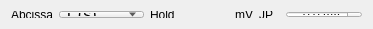
     <widget class="QWidget" name="layoutWidget">
      <property name="geometry">
       <rect>
        <x>5</x>
        <y>285</y>
        <width>373</width>
        <height>29</height>
       </rect>
      </property>
      <layout class="QHBoxLayout" name="horizontalLayout_12">
       <property name="sizeConstraint">
        <enum>QLayout::SetMaximumSize</enum>
       </property>
       <item>
        <layout class="QHBoxLayout" name="horizontalLayout_2">
         <item>
          <widget class="QLabel" name="label_18">
           <property name="text">
            <string>Abcissa</string>
           </property>
          </widget>
         </item>
         <item>
          <widget class="QComboBox" name="PSPReversal_RMPMode">
           <property name="font">
            <font>
             <pointsize>12</pointsize>
            </font>
           </property>
           <item>
            <property name="text">
             <string>T (s)</string>
            </property>
           </item>
           <item>
            <property name="text">
             <string>I (pA)</string>
            </property>
           </item>
           <item>
            <property name="text">
             <string>Sp (#/s)</string>
            </property>
           </item>
          </widget>
         </item>
        </layout>
       </item>
       <item>
        <layout class="QHBoxLayout" name="horizontalLayout_10">
         <item>
          <widget class="QLabel" name="label_5">
           <property name="text">
            <string>Hold</string>
           </property>
          </widget>
         </item>
         <item>
          <widget class="QLabel" name="PSPReversal_Holding">
           <property name="palette">
            <palette>
             <active>
              <colorrole role="Base">
               <brush brushstyle="SolidPattern">
                <color alpha="255">
                 <red>255</red>
                 <green>255</green>
                 <blue>255</blue>
                </color>
               </brush>
              </colorrole>
              <colorrole role="Window">
               <brush brushstyle="SolidPattern">
                <color alpha="255">
                 <red>255</red>
                 <green>255</green>
                 <blue>255</blue>
                </color>
               </brush>
              </colorrole>
             </active>
             <inactive>
              <colorrole role="Base">
               <brush brushstyle="SolidPattern">
                <color alpha="255">
                 <red>255</red>
                 <green>255</green>
                 <blue>255</blue>
                </color>
               </brush>
              </colorrole>
              <colorrole role="Window">
               <brush brushstyle="SolidPattern">
                <color alpha="255">
                 <red>255</red>
                 <green>255</green>
                 <blue>255</blue>
                </color>
               </brush>
              </colorrole>
             </inactive>
             <disabled>
              <colorrole role="Base">
               <brush brushstyle="SolidPattern">
                <color alpha="255">
                 <red>255</red>
                 <green>255</green>
                 <blue>255</blue>
                </color>
               </brush>
              </colorrole>
              <colorrole role="Window">
               <brush brushstyle="SolidPattern">
                <color alpha="255">
                 <red>255</red>
                 <green>255</green>
                 <blue>255</blue>
                </color>
               </brush>
              </colorrole>
             </disabled>
            </palette>
           </property>
           <property name="frameShape">
            <enum>QFrame::NoFrame</enum>
           </property>
           <property name="frameShadow">
            <enum>QFrame::Plain</enum>
           </property>
           <property name="text">
            <string>     mV</string>
           </property>
           <property name="alignment">
            <set>Qt::AlignRight|Qt::AlignTrailing|Qt::AlignVCenter</set>
           </property>
          </widget>
         </item>
        </layout>
       </item>
       <item>
        <layout class="QHBoxLayout" name="horizontalLayout_11">
         <item>
          <widget class="QLabel" name="label_11">
           <property name="text">
            <string>JP</string>
           </property>
          </widget>
         </item>
         <item>
          <widget class="QDoubleSpinBox" name="PSPReversal_Junction">
           <property name="alignment">
            <set>Qt::AlignRight|Qt::AlignTrailing|Qt::AlignVCenter</set>
           </property>
           <property name="suffix">
            <string> mV</string>
           </property>
           <property name="decimals">
            <number>1</number>
           </property>
           <property name="minimum">
            <double>-50.000000000000000</double>
           </property>
           <property name="maximum">
            <double>50.000000000000000</double>
           </property>
           <property name="singleStep">
            <double>0.500000000000000</double>
           </property>
          </widget>
         </item>
        </layout>
       </item>
      </layout>
     </widget>
